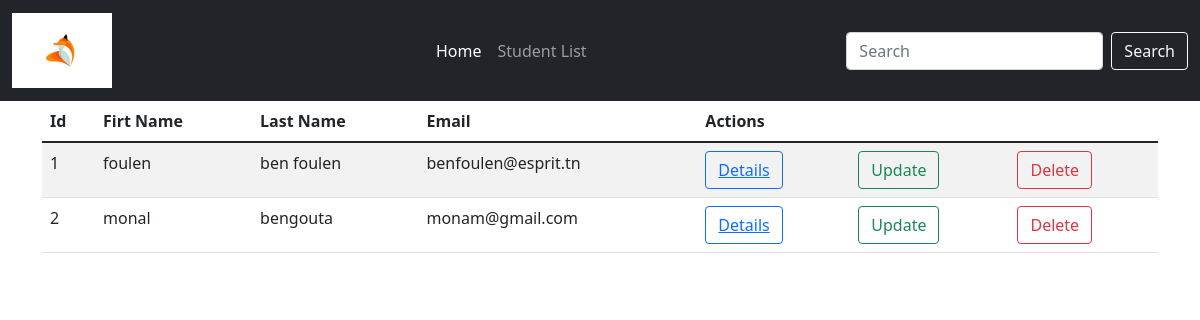
Before: /hub/liststudent/ with the older database file.
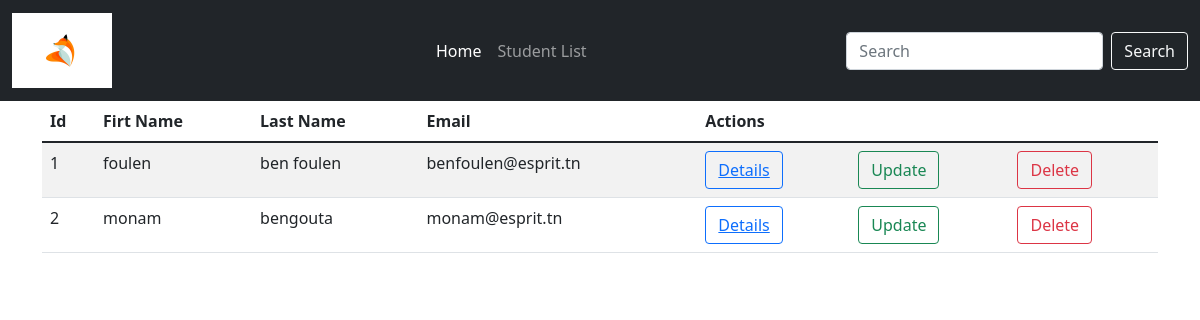
After: the same page with the newer database file.
### hub/models.py (models this page shows, shortened)
class User(models.Model):
    first_name=models.CharField(max_length=50)
    last_name=models.CharField(max_length=50)
    email=models.EmailField(
        validators=[
            is_Esprit_Email #custom validator
                    ]
        ) #de base Chrafield

class Student(User):
    pass

class User(models.Model):
    first_name=models.CharField(max_length=50)
    last_name=models.CharField(max_length=50)
    email=models.EmailField(
        validators=[
            is_Esprit_Email #custom validator
                    ]
        ) #de base Chrafield

### hub/views.py (the view)
# urls.py: path('liststudent/',StudentListView.as_view(),name='student_list'),
class StudentListView(ListView):
    model=Student
    template_name="hub/index.html" #default student_list.html
    context_object_name="students" #defaults: object_list

### hub/templates/hub/index.html (shortened to what this page needs)
{% extends 'base.html' %}
{% block content %}
<table class="table table-striped">
    <thead>
    <tr>
    <th>Id</th>
    <th>Firt Name</th>
    <th>Last Name</th>
    <th>Email</th>
    <th>Actions</th>
    </tr>
    </thead>
    <tbody>
        {% for student in object_list %}
            <tr>
                <td>{{student.id}}</td>
                <td>{{student.first_name}}</td>
                <td>{{student.last_name}}</td>
                <td>{{student.email}}</td>
                <td><button class="btn btn-outline-primary"> <a href="">Details</a></button></td>
                <td><button class="btn btn-outline-success"> Update</button></td>
                <td><button class="btn btn-outline-danger"> Delete</button></td>
            </tr>
        {% endfor %}
    </tbody>
  </table>
{% endblock content %}

Changed rows visible on the page:
changed through a linked row, Student "bengouta": first_name "monal" → "monam"; email "monam@gmail.com" → "monam@esprit.tn"
